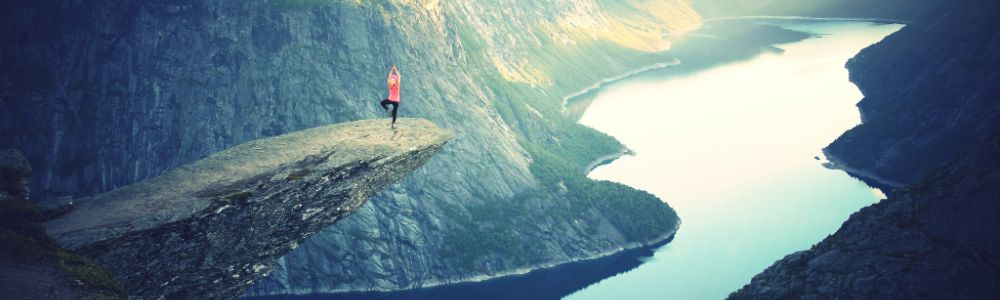
#> input picture EX1/color.jpg, 1000 x 300 px
$ python ImageRepresentation.py   (older library calls are emulated)
#> lines starting #> are read from the running program, lines starting #| are printed output that depends on the picture
import numpy as np
from scipy.misc import imread as imread, imsave as imsave
import matplotlib.pyplot as plt
from skimage import data, io, filters, color


class RgbYiqConverter:
    yiqToRgb = np.array([[0.299, 0.587, 0.114],
                        [0.596, -0.275, -0.321],
                        [0.212, -0.523, 0.311]])

    @staticmethod
    def getYIQ(rgbImg):
        redPic = rgbImg[:, :, 0].ravel()
        greenPic = rgbImg[:, :, 1].ravel()
        bluePic = rgbImg[:, :, 2].ravel()

        imgToConvert = np.row_stack((redPic, greenPic, bluePic))

        '''
        print("********************************")
        print("imgToConvert YIQ pic: \n")
        print(imgToConvert)

        print("\n\n")
        print("********************************")
        '''

        yiq = np.dot(RgbYiqConverter.yiqToRgb, imgToConvert)
        yiq = yiq.T
        print("\n\n")
        print("********************************")

        print(yiq.shape)
        '''
        print("********************************")
        print("before reshape: \n")
        print(yiq)
        print("\n\n")
        print("********************************")
        '''
        yiq = yiq.reshape((rgbImg.shape[0], rgbImg.shape[1], rgbImg.shape[2]))

        return yiq.astype(np.float32)

        '''
        redY = rgbImg[:,:,0].dot(0.299)
        blueY = rgbImg[:, :, 0].dot(0.587)
        greenY = rgbImg[:, :, 0].dot(0.114)
        Y = redY + blueY + greenY

        redI = rgbImg[:, :, 0].dot(0.596)
        blueI = rgbImg[:, :, 0].dot(-0.275)
        greenI = rgbImg[:, :, 0].dot(-0.321)
        I = redI + blueI + greenI

        redQ = rgbImg[:, :, 0].dot(0.299)
        blueQ = rgbImg[:, :, 0].dot(0.587)
        greenQ = rgbImg[:, :, 0].dot(0.114)
        Q = redQ + blueQ + greenQ

        if (Y == yiq[0, :, :] and I == yiq[:, 0, :] and Q == yiq[:, :, 0]):
            return 1
        else:
            return 0
        '''

    @staticmethod
    def getRGB(yiqImg):
        return np.linalg.inv(RgbYiqConverter.yiqToRgb).dot(yiqImg)

def read_image(filename, representation):
#> called with filename = 'color.jpg', representation = 2
    im = imread(filename)
#> im is the input picture: shape (300, 1000, 3); mean R, G, B 102.9, 125, 135.9
    im_float = im.astype(np.float32)
    im_float /= 255

    if len(im.shape) >= 3 and representation == 1:
        im_gray = color.rgb2gray(im_float)
        im_gray = im_gray.astype(np.float32)
        returnImage = im_gray
    else:
        returnImage = im_float

    return returnImage


def imdisplay(filename, representation):
    if representation == 1:
        plt.imshow(read_image(filename, representation), plt.cm.gray)
    else:
        plt.imshow(read_image(filename, representation))
    plt.show()


def rgb2yiq(imRGB):
    return RgbYiqConverter.getYIQ(imRGB)
#> in getYIQ, `redPic = rgbImg[:, :, 0].ravel()`: redPic = [0.09, 0.09, 0.09, 0.09]
#> in getYIQ, `greenPic = rgbImg[:, :, 1].ravel()`: greenPic = [0.11, 0.11, 0.11, 0.11]
#> in getYIQ, `bluePic = rgbImg[:, :, 2].ravel()`: bluePic = [0.235, 0.235, 0.235, 0.235]
#> in getYIQ, `imgToConvert = np.row_stack((redPic, greenPic, bluePic))`: imgToConvert = [[0.09, 0.09, 0.09, 0.09], [0.11, 0.11, 0.11, 0.11], [0.235, 0.235, 0.235, 0.235]]
#> in getYIQ, `yiq = np.dot(RgbYiqConverter.yiqToRgb, imgToConvert)`: yiq = [[0.118, 0.118, 0.118, 0.118], [-0.052, -0.052, -0.052, -0.052], [0.0346, 0.0346, 0.0346, 0.0346]]
#> in getYIQ, `yiq = yiq.T`: yiq = [[0.118, -0.052, 0.0346], [0.118, -0.052, 0.0346], [0.118, -0.052, 0.0346], [0.118, -0.052, 0.0346]]
#| (4, 3)

def yiq2rgb(imYIQ):
    return RgbYiqConverter.getRGB(imYIQ)


myPic = read_image('color.jpg', 2)
myPic = myPic[0:2,0:2,:].round(3)
#print("myPic is: \n")
#print(myPic)
#print("\n\n")

yiqPic = rgb2yiq(myPic)
#print("********************************")
#print("myPic YIQ pic: \n")
#print(yiqPic)
print("\n\n")
plt.imshow(yiqPic)
plt.show()
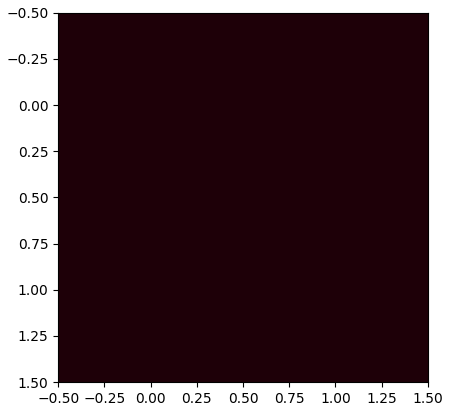
#> figure drawn by matplotlib, 1 panel
#imdisplay('color.jpg', 2)

$ run again, with EX1/bw.jpg copied over EX1/color.jpg
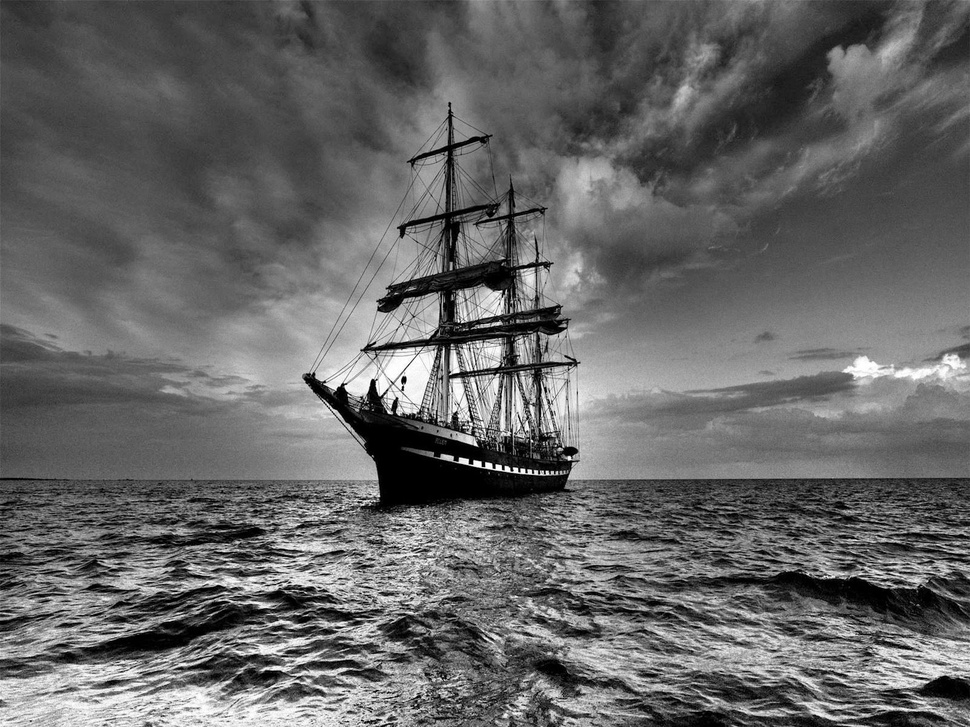
#> input picture EX1/bw.jpg, 970 x 727 px, shrunk from 1600 x 1200 before the run
#> in read_image, im is the input picture: shape (727, 970, 3); min 0, max 255, mean 101.9
#> redPic = [0.29, 0.224, 0.251, 0.204]
#> imgToConvert = [[0.29, 0.224, 0.251, 0.204], [0.29, 0.224, 0.251, 0.204], [0.29, 0.224, 0.251, 0.204]]
#> in getYIQ, `yiq = np.dot(RgbYiqConverter.yiqToRgb, imgToConvert)`: yiq = [[0.29, 0.224, 0.251, 0.204], [-2e-17, -9.24e-18, -6e-18, -1.31e-17], [-7.6e-18, -1.63e-18, -6.77e-18, -1.49e-18]]
#> in getYIQ, `yiq = yiq.T`: yiq = [[0.29, -2e-17, -7.6e-18], [0.224, -9.24e-18, -1.63e-18], [0.251, -6e-18, -6.77e-18], [0.204, -1.31e-17, -1.49e-18]]
#| (4, 3)
#> `plt.show()`:
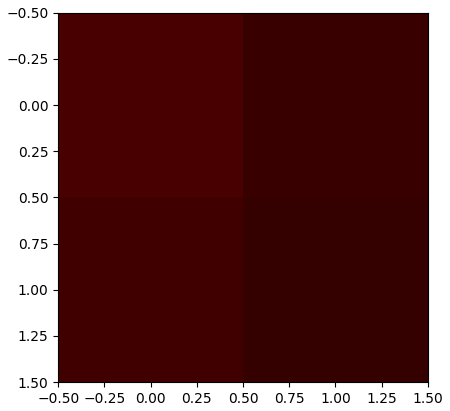
#> figure drawn by matplotlib, 1 panel
